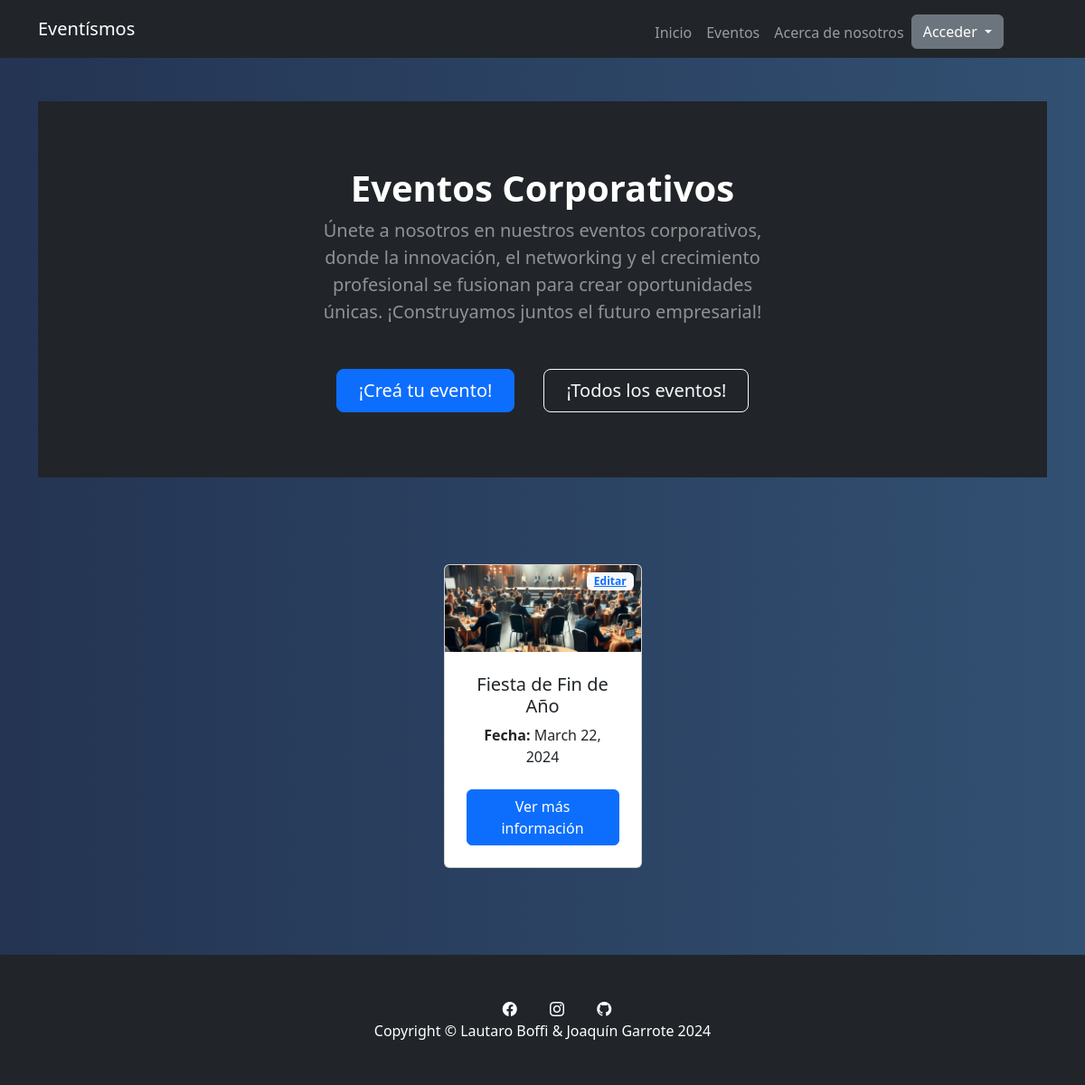
/appentrega/corporativos/, run on an earlier commit of the app's database.
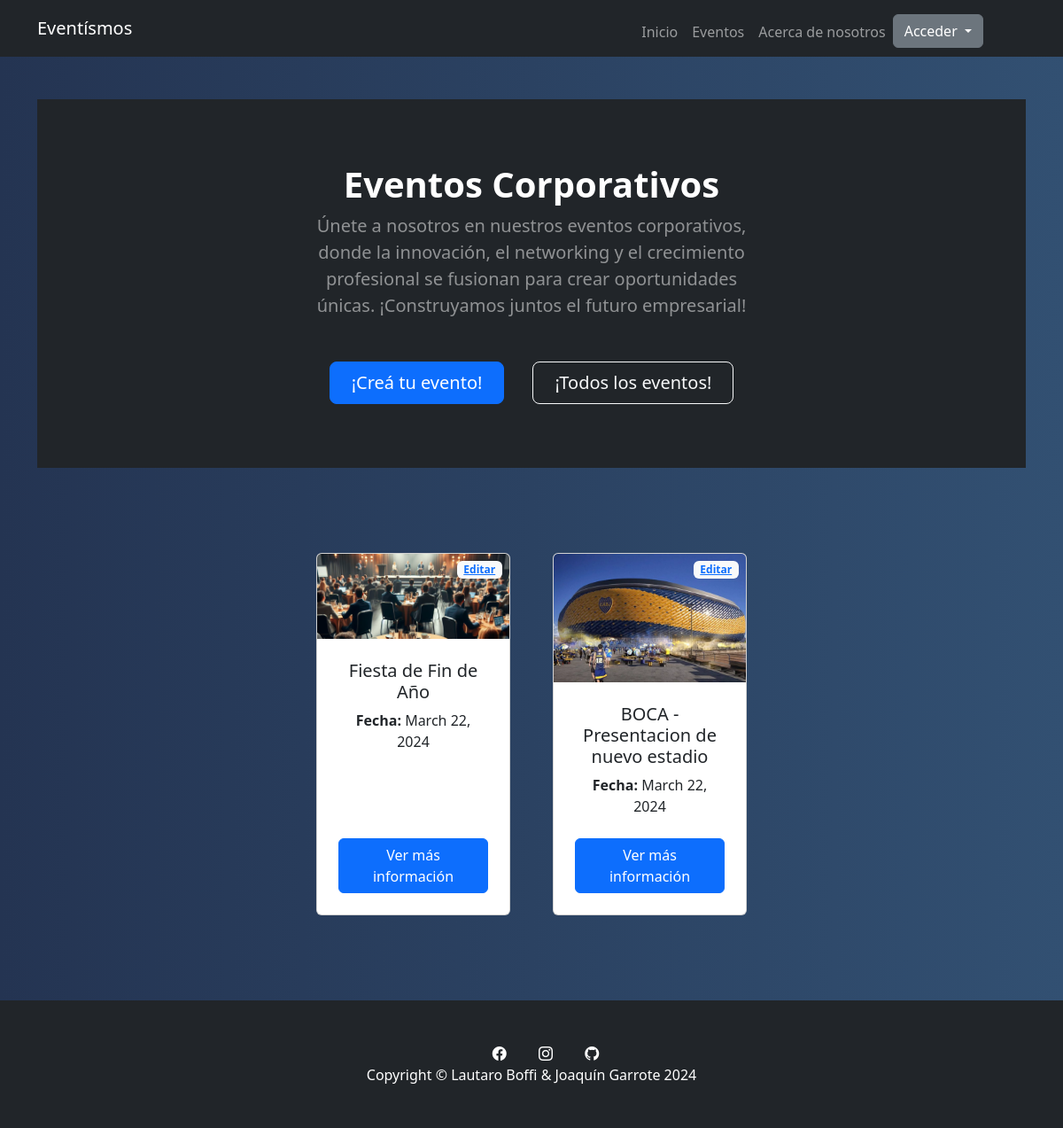
And on a later commit of the database.
### appentrega/models.py (models this page shows, shortened)
class Evento(models.Model):
    CATEGORIA_CHOICES = [
        ("SinCategoria", "Sin categoría"),
        ("FestivalCorporativo", "Festival Corporativo"),
        ("FestivalMusical", "Festival Musical"),
        ("FestivalCine", "Festival Cine"),
        ("FestivalGastronomico", "Festival Gastronómico"),
        ("FestivalDeportivo", "Festival Deportivo"),
    ]
    nombre = models.CharField(max_length=40)
    categoria = models.CharField(max_length=40, choices=CATEGORIA_CHOICES)
    ubicacion = models.CharField(max_length=40)
    fecha = models.DateField()
    descripcion = models.CharField(max_length=10000)
    imagen = models.ImageField(upload_to='event_images/', null=True, blank=True)

### appentrega/views.py (the view)
# urls.py: path('corporativos/', views.corporativos, name="Corporativos"),
def corporativos(request):
    object_list = Evento.objects.all()
    return render(request, "appentrega/evento/categorias/corporativos.html", {'object_list': object_list})

### appentrega/templates/appentrega/evento/categorias/corporativos.html (shortened to what this page needs)
{% extends 'appentrega/base.html' %}
{% load static %}
{% block form %}
<header class="bg-dark py-5">
    <div class="container px-5">
        <div class="row gx-5 justify-content-center">
            <div class="col-lg-6">
                <div class="text-center mb-0 mt-4">
                    <h1 class="display-7 fw-bolder text-white mb-2">Eventos Corporativos</h1>
                </div>
                <div class="text-center mb-5 mt-0">
                    <p class="lead fw-normal text-white-50 mb-0">Únete a nosotros en nuestros eventos corporativos, donde la innovación, el networking y el crecimiento profesional se fusionan para crear oportunidades únicas. ¡Construyamos juntos el futuro empresarial!</p>
                </div>
                <div class="d-grid gap-3 d-sm-flex justify-content-sm-center mb-4 mt-4">
                    <a class="btn btn-primary btn-lg px-4 me-sm-3" href="{% url "CrearEvento" %}">¡Creá tu evento!</a>
                    <a class="btn btn-outline-light btn-lg px-4" href="{% url "ListaEvento" %}">¡Todos los eventos!</a>
                </div>
            </div>
        </div>
    </div>
</header>
<section class="py-5" id="features">
    <div class="container px-4 px-lg-5 mt-5">
        <div class="row gx-4 gx-lg-5 row-cols-2 row-cols-md-3 row-cols-xl-4 justify-content-center">
            {% for evento in object_list %}
                {% if evento.categoria == "FestivalCorporativo" %}
                    <div class="col mb-5">
                        <div class="card h-100">
                            <div class="badge bg-light text-black position-absolute" style="top: 0.5rem; right: 0.5rem">
                                <a href="{% url 'EditarEvento' evento.id %}">Editar</a>
                            </div>
                            {% if evento.imagen %}
                                <img class="card-img-top" src="{{ evento.imagen.url }}" alt="Evento Imagen" style="max-width: 450px; max-height: 300px" />
                            {% else %}
                                <p>No hay imagen disponible</p>
                            {% endif %}
                            <div class="card-body p-4">
                                <div class="text-center">
                                    <h5 class="card-title">{{ evento.nombre }}</h5>
                                    <p class="card-text"><strong>Fecha: </strong>{{ evento.fecha }}</p>
                                </div>
                            </div>
                            <div class="card-footer p-4 pt-0 border-top-0 bg-transparent">
                                <div class="text-center"><a href="{% url 'DetalleEvento' evento.id %}" class="btn btn-primary">Ver más información</a></div>
                            </div>
                        </div>
                    </div>
                {% endif %}
            {% endfor %}
        </div>
    </div>
</section>
{% endblock form %}

### appentrega/templates/appentrega/base.html (shortened to what this page needs)
<!DOCTYPE html>
<html lang="en">
  <head>
    {% load static %}
    <link href="https://cdn.jsdelivr.net/npm/bootstrap-icons@1.4.1/font/bootstrap-icons.css" rel="stylesheet" />
    <link href="{% static "css/styles.css" %}" rel="stylesheet" />
  </head>
  <body>
    <nav class="navbar navbar-expand-lg navbar-dark bg-dark w-100">
      <div class="container">
          <a class="navbar-brand" href="{% url "Inicio" %}">Eventísmos</a>
          <div class="collapse navbar-collapse" id="navbarSupportedContent">
              <ul class="navbar-nav ms-auto mt-2 mb-lg-0 me-5">
                  <li class="nav-item"><a class="nav-link" href="{% url "Inicio" %}">Inicio</a></li>
                  <li class="nav-item"><a class="nav-link" href="{% url "ListaEvento" %}">Eventos</a></li>
                  <li class="nav-item"><a class="nav-link" href="{% url "About" %}">Acerca de nosotros</a></li>
                  {% if request.user.is_authenticated %}
                      {% if user.profile_picture %}
                          <img src="{{user.profile_picture.url}}" alt="" class="rounded-circle profile-picture" style="height: 40px; width: 40px; margin-right: 10px;">
                      {% endif %}
                      <div class="dropdown">
                          <button class="btn btn-secondary dropdown-toggle" type="button" id="dropdownMenuButton1" data-bs-toggle="dropdown" aria-expanded="false">
                              ¡Bienvenido, {{ request.user.username }}!
                          </button>
                          <ul class="dropdown-menu" aria-labelledby="dropdownMenuButton1">
                              <li><a class="dropdown-item" href="{% url 'UsuarioEditar' %}">Tu perfil</a></li>
                              <li><a class="dropdown-item" href="{% url 'CerrarSesion' %}">Cerrar sesión</a></li>
                          </ul>
                      </div>
                  {% else %}
                      <div class="dropdown">
                          <button class="btn btn-secondary dropdown-toggle" type="button" id="dropdownMenuButton1" data-bs-toggle="dropdown" aria-expanded="false">
                              Acceder
                          </button>
                      </div>
                  {% endif %}
              </ul>
          </div>
      </div>
  </nav>
    <div class="container mt-5">
      {% block form %}
      {% endblock form %}
  </div>
  <footer class="py-5 bg-dark">
    <div class="container px-5">
        <p class="m-0 text-center text-white medium">
            <a href="#" class="text-white mx-3"><i class="bi bi-facebook bi-3x"></i></a>
            <a href="#" class="text-white mx-3"><i class="bi bi-instagram bi-3x"></i></a>
            <a href="#" class="text-white mx-3"><i class="bi bi-github bi-3x"></i></a>
            <br>
            Copyright &copy; Lautaro Boffi & Joaquín Garrote 2024
        </p>
    </div>
</footer>
  </body>
</html>

What changed in the data, as far as the page shows it:
added Evento: imagen (picture), nombre "BOCA - Presentacion de nuevo estadio", fecha "March 22, 2024"
